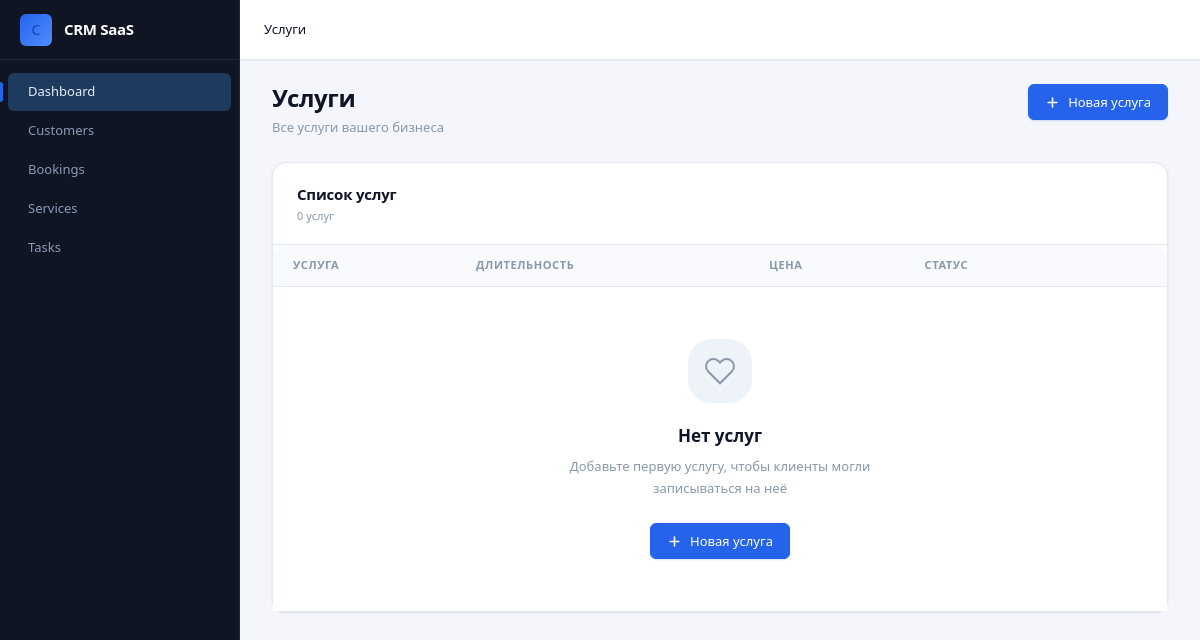
The app's page /services/ (signed in), older data.
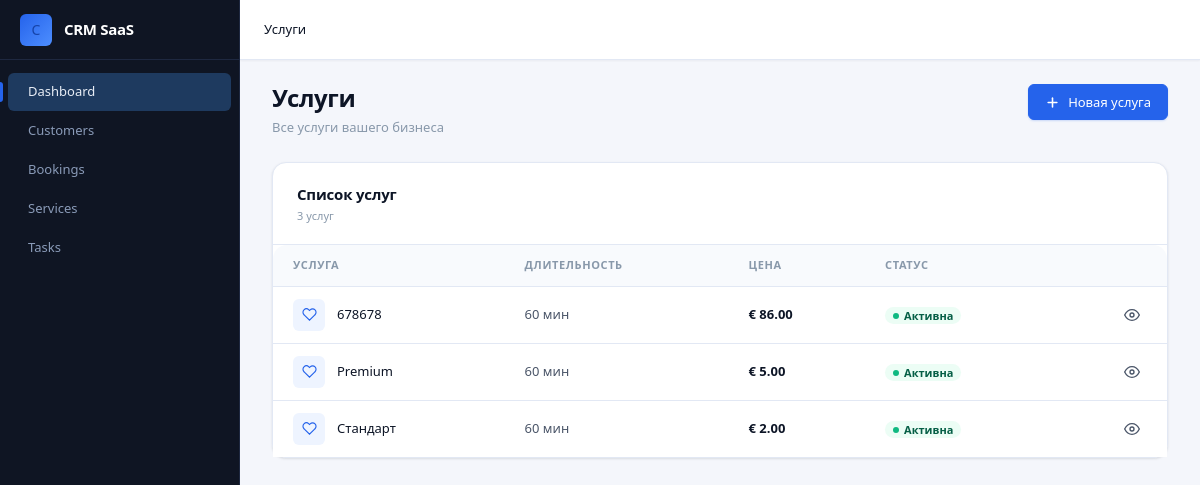
The same page, newer data.
### apps/services/models.py (models this page shows, shortened)
class Service(models.Model):
    company = models.ForeignKey(Company, on_delete=models.CASCADE, related_name="services")
    name = models.CharField(max_length=200)
    slug = models.SlugField(max_length=200)
    price = models.DecimalField(max_digits=10, decimal_places=2)
    time = models.PositiveIntegerField(default=60)
    desciption = models.TextField(blank=True, null=True)
    is_active = models.BooleanField(default=True)
    class Meta:
        ordering = ['name']
        indexes = [
            models.Index(fields=['name']),
        ]
        constraints = [
            models.UniqueConstraint(fields=['company', 'slug'], name="unique_service_slug")
        ]

### apps/services/views.py (the view)
# urls.py: path('', views.list_services, name='list_services'),
@login_required
def list_services(request):
    company = Company.objects.filter(owner=request.user).first()
    if not company:
        return redirect('companies:create')
    services = Service.objects.filter(company=company)
    form = CreateServiceForm()
    context = {'form': form, 'services': services}
    return render(request, 'services/list_services.html', context)

### apps/services/templates/services/list_services.html (shortened to what this page needs)
{% extends "base.html" %}
{% load static %}
{% block page_name %}Услуги{% endblock %}
{% block content %}
<div class="page-header">
  <div class="page-header__left">
    <h1 class="page-title">Услуги</h1>
    <p class="page-subtitle">Все услуги вашего бизнеса</p>
  </div>
  <div class="page-header__actions">
    <button class="btn btn-primary" onclick="document.getElementById('createServiceModal').classList.add('open')">
      <svg viewBox="0 0 24 24" fill="none" stroke="currentColor" stroke-width="2.5" stroke-linecap="round"><line x1="12" y1="5" x2="12" y2="19"/><line x1="5" y1="12" x2="19" y2="12"/></svg>
      Новая услуга
    </button>
  </div>
</div>
<div class="card">
  <div class="card-header">
    <div>
      <div class="card-title">Список услуг</div>
      <div class="card-subtitle">{{ services|length|default:"0" }} услуг</div>
    </div>
  </div>
  <div class="table-wrapper" style="border: none; border-radius: 0; box-shadow: none;">
    <table class="table">
      <thead>
        <tr>
          <th>Услуга</th>
          <th>Длительность</th>
          <th>Цена</th>
          <th>Статус</th>
          <th></th>
        </tr>
      </thead>
      <tbody>
        {% for service in services %}
        <tr>
          <td>
            <div class="table-cell-user">
              <div class="stat-card__icon stat-card__icon--brand" style="width:32px; height:32px; border-radius: var(--radius-sm);">
                <svg viewBox="0 0 24 24" fill="none" stroke="currentColor" stroke-width="1.8" style="width:15px;height:15px;"><path d="M20.84 4.61a5.5 5.5 0 0 0-7.78 0L12 5.67l-1.06-1.06a5.5 5.5 0 0 0-7.78 7.78l1.06 1.06L12 21.23l7.78-7.78 1.06-1.06a5.5 5.5 0 0 0 0-7.78z"/></svg>
              </div>
              <div>
                <div class="table-cell-user__name">{{ service.name }}</div>
              </div>
            </div>
          </td>
          <td>{{ service.time|default:"—" }} мин</td>
          <td style="font-weight: var(--fw-semibold); color: var(--text-primary);">€ {{ service.price|default:"0" }}</td>
          <td>
            {% if service.is_active %}
              <span class="badge badge-success">Активна</span>
            {% else %}
              <span class="badge badge-neutral">Отключена</span>
            {% endif %}
          </td>
          <td>
            <div class="table-actions">
              <a href="#" class="btn btn-ghost btn-icon btn-sm" title="Открыть">
                <svg viewBox="0 0 24 24" fill="none" stroke="currentColor" stroke-width="2" stroke-linecap="round"><path d="M1 12s4-8 11-8 11 8 11 8-4 8-11 8-11-8-11-8z"/><circle cx="12" cy="12" r="3"/></svg>
              </a>
            </div>
          </td>
        </tr>
        {% empty %}
        <tr>
          <td colspan="5">
            <div class="empty-state" style="padding: var(--space-10);">
              <div class="empty-state__icon">
                <svg viewBox="0 0 24 24" fill="none" stroke="currentColor" stroke-width="1.5"><path d="M20.84 4.61a5.5 5.5 0 0 0-7.78 0L12 5.67l-1.06-1.06a5.5 5.5 0 0 0-7.78 7.78l1.06 1.06L12 21.23l7.78-7.78 1.06-1.06a5.5 5.5 0 0 0 0-7.78z"/></svg>
              </div>
              <div class="empty-state__title">Нет услуг</div>
              <div class="empty-state__description">Добавьте первую услугу, чтобы клиенты могли записываться на неё</div>
              <button class="btn btn-primary" onclick="document.getElementById('createServiceModal').classList.add('open')">
                <svg viewBox="0 0 24 24" fill="none" stroke="currentColor" stroke-width="2.5" stroke-linecap="round"><line x1="12" y1="5" x2="12" y2="19"/><line x1="5" y1="12" x2="19" y2="12"/></svg>
                Новая услуга
              </button>
            </div>
          </td>
        </tr>
        {% endfor %}
      </tbody>
    </table>
  </div>
</div>
{% endblock %}

### templates/base.html (shortened to what this page needs)
{% load static %}
<!DOCTYPE html>
<html lang="ru">
<head>
    <link rel="stylesheet" href="{% static 'css/base.css' %}">
</head>
<body>
<div class="app-shell">
    <aside class="sidebar">
        <a href="#" class="sidebar__logo">
            <div class="sidebar__logo-icon">C</div>
            <span class="sidebar__logo-text">CRM SaaS</span>
        </a>
        <nav class="sidebar__nav">
            <a href="{% url 'dashboard:dashboard' %}" class="sidebar__item active">Dashboard</a>
            <a href="#" class="sidebar__item">Customers</a>
            <a href="#" class="sidebar__item">Bookings</a>
            <a href="{% url 'services:list_services' %}" class="sidebar__item">Services</a>
            <a href="#" class="sidebar__item">Tasks</a>
        </nav>
    </aside>
    <div class="page-wrapper">
        <header class="navbar">
            <div class="navbar__breadcrumb">
                <span class="navbar__breadcrumb-item active">
                    {% block page_name %}Dashboard{% endblock %}
                </span>
            </div>
        </header>
        <main class="page-content">
            {% block content %}
            {% endblock %}
        </main>
    </div>
</div>
</body>
</html>

Row changes from the older to the newer data that the page shows:
added Service: name "678678", time "60", price "86.00", is_active "Активна"
added Service: name "Premium", time "60", price "5.00", is_active "Активна"
added Service: name "Стандарт", time "60", price "2.00", is_active "Активна"
Text that changed along with them:
{{ services|length|default:"0" }}: "0" → "3"
text no longer shown: "Нет услуг Добавьте первую услугу, чтобы клиенты могли записываться на неё Новая услуга"
